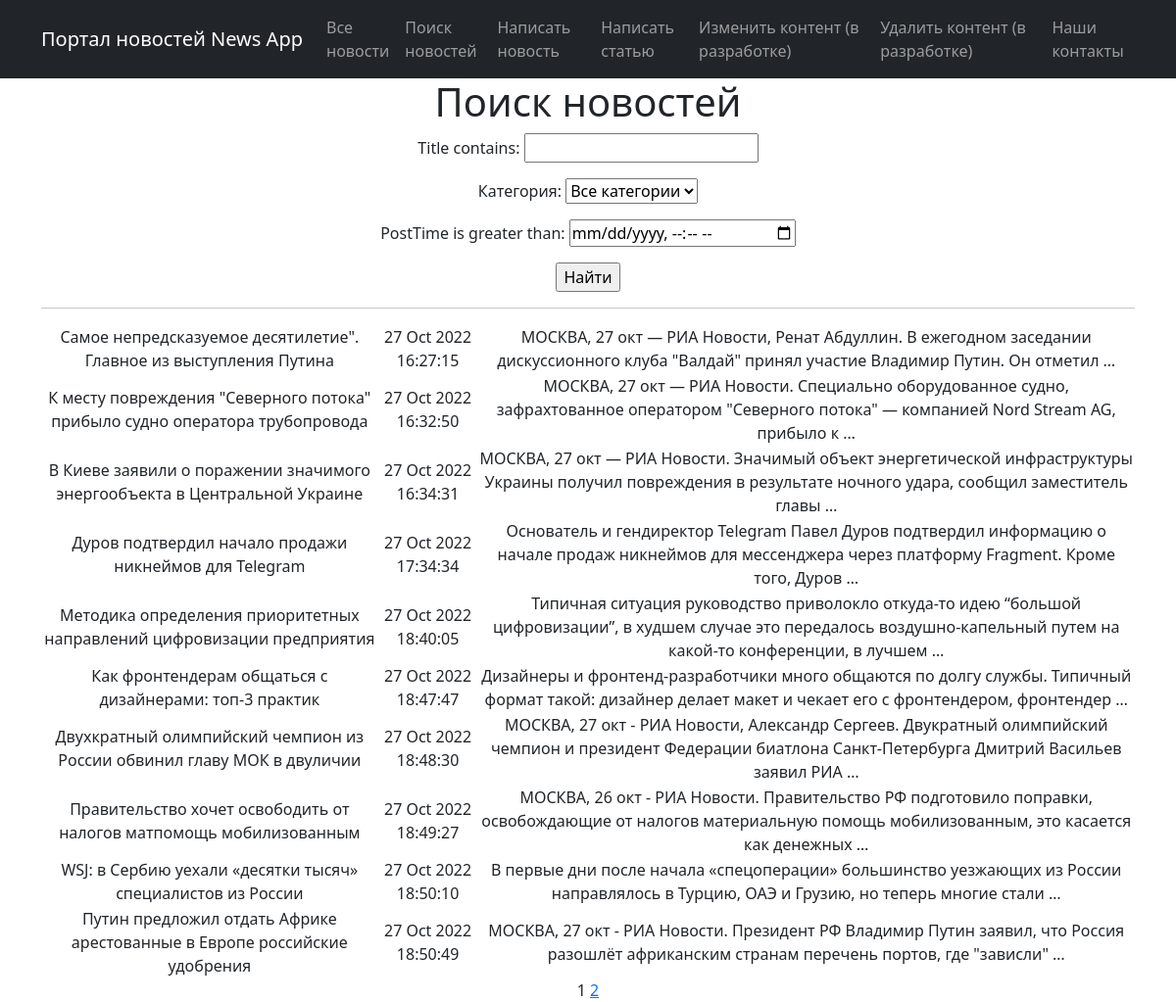
The app's page /news/search/ with its own data.
### news_app/models.py (models this page shows, shortened)
class Post(models.Model):
	NEWS = 'NW'
	ARTICLE = 'AR'
	POST_TYPE = (
		(NEWS, 'Новость'),
		(ARTICLE, 'Статья')
	)
	categoryType = models.CharField(max_length=2, choices=POST_TYPE, default=ARTICLE)
	postTime = models.DateTimeField(auto_now_add=True)
	title = models.CharField(max_length=128)
	content = models.TextField()
	rating = models.SmallIntegerField(default=0)
	author = models.ForeignKey(Author, on_delete=models.CASCADE)
	category = models.ManyToManyField(Category, through='PostCategory')

### news_app/views.py (the view)
# urls.py: path('search/', PostSearch.as_view(), name='posts_search'),
class PostSearch(ListView):
    model = Post
    ordering = 'postTime'
    template_name = 'posts_search.html'
    context_object_name = 'posts'
    paginate_by = 10
    def get_queryset(self):
        queryset = super().get_queryset()
        self.filterset = PostFilter(self.request.GET, queryset)
        return self.filterset.qs
    def get_context_data(self, **kwargs):
        context = super().get_context_data(**kwargs)
        context['filterset'] = self.filterset
        return context

### news_app/models.py (called while the page is built)
	def __str__(self):
		return self.categoryName

### news_app/templatetags/custom_filters.py (called while the page is built)
@register.filter()
def censor(value):
	stop_list_words = ['сосала', 'валят']
	for word in value.split():
		if word.lower() in stop_list_words:
			value = value.replace(word, f'{word[0]}{"*" * (len(word)-1)}')
	return value

### news_app/templatetags/custom_tags.py (called while the page is built)
@register.simple_tag(takes_context=True)
def url_replace(context, **kwargs):
   d = context['request'].GET.copy()
   for k, v in kwargs.items():
       d[k] = v
   return d.urlencode()

### templates/posts_search.html (shortened to what this page needs)
{% extends 'flatpages/default.html' %}
{% load custom_filters %}
{% load custom_tags %}
{% block content %}
   <h1>Поиск новостей</h1>
    <form action="" method="get">
        {{ filterset.form.as_p }}
        <input type="submit" value="Найти" />
    </form>
   <hr>
   {% if posts %}
       <table>
           {% for post in posts %}
           <tr>
               <td>{{   post.title   }}</td>
               <td>{{   post.postTime|date:' d M Y H:i:s '   }}</td>
               <td>{{   post.content|truncatewords:20|censor   }}</td>
           </tr>
           {% endfor %}
       </table>
   {% else %}
       <h2>Новостей нет</h2>
   {% endif %}
   {{ page_obj.number }}
   {% if page_obj.has_next %}
       <a href="?{% url_replace page=page_obj.next_page_number %}">{{ page_obj.next_page_number }}</a>
   {% endif %}
{% endblock content %}

### records on screen
Post: title "Самое непредсказуемое десятилетие\". Главное из выступления Путина", postTime "27 Oct 2022 16:27:15", content|censor "МОСКВА, 27 окт — РИА Новости, Ренат Абдуллин. В ежегодном заседании дискуссионного клуба \"Валдай\" принял участие Владимир Путин. Он отметил …"
Post: title "К месту повреждения \"Северного потока\" прибыло судно оператора трубопровода", postTime "27 Oct 2022 16:32:50", content|censor "МОСКВА, 27 окт — РИА Новости. Специально оборудованное судно, зафрахтованное оператором \"Северного потока\" — компанией Nord Stream AG, прибыло к …"
Post: title "В Киеве заявили о поражении значимого энергообъекта в Центральной Украине", postTime "27 Oct 2022 16:34:31", content|censor "МОСКВА, 27 окт — РИА Новости. Значимый объект энергетической инфраструктуры Украины получил повреждения в результате ночного удара, сообщил заместитель главы …"
Post: title "Дуров подтвердил начало продажи никнеймов для Telegram", postTime "27 Oct 2022 17:34:34", content|censor "Основатель и гендиректор Telegram Павел Дуров подтвердил информацию о начале продаж никнеймов для мессенджера через платформу Fragment. Кроме того, Дуров …"
Post: title "Методика определения приоритетных направлений цифровизации предприятия", postTime "27 Oct 2022 18:40:05", content|censor "Типичная ситуация руководство приволокло откуда-то идею “большой цифровизации”, в худшем случае это передалось воздушно-капельный путем на какой-то конференции, в лучшем …"
Post: title "Как фронтендерам общаться с дизайнерами: топ-3 практик", postTime "27 Oct 2022 18:47:47", content|censor "Дизайнеры и фронтенд-разработчики много общаются по долгу службы. Типичный формат такой: дизайнер делает макет и чекает его с фронтендером, фронтендер …"
Post: title "Двухкратный олимпийский чемпион из России обвинил главу МОК в двуличии", postTime "27 Oct 2022 18:48:30", content|censor "МОСКВА, 27 окт - РИА Новости, Александр Сергеев. Двукратный олимпийский чемпион и президент Федерации биатлона Санкт-Петербурга Дмитрий Васильев заявил РИА …"
Post: title "Правительство хочет освободить от налогов матпомощь мобилизованным", postTime "27 Oct 2022 18:49:27", content|censor "МОСКВА, 26 окт - РИА Новости. Правительство РФ подготовило поправки, освобождающие от налогов материальную помощь мобилизованным, это касается как денежных …"
Post: title "WSJ: в Сербию уехали «десятки тысяч» специалистов из России", postTime "27 Oct 2022 18:50:10", content|censor "В первые дни после начала «спецоперации» большинство уезжающих из России направлялось в Турцию, ОАЭ и Грузию, но теперь многие стали …"
Post: title "Путин предложил отдать Африке арестованные в Европе российские удобрения", postTime "27 Oct 2022 18:50:49", content|censor "МОСКВА, 27 окт - РИА Новости. Президент РФ Владимир Путин заявил, что Россия разошлёт африканским странам перечень портов, где \"зависли\" …"

### other values on screen
{{ page_obj.number }} "1"
{{ page_obj.next_page_number }} "2"
